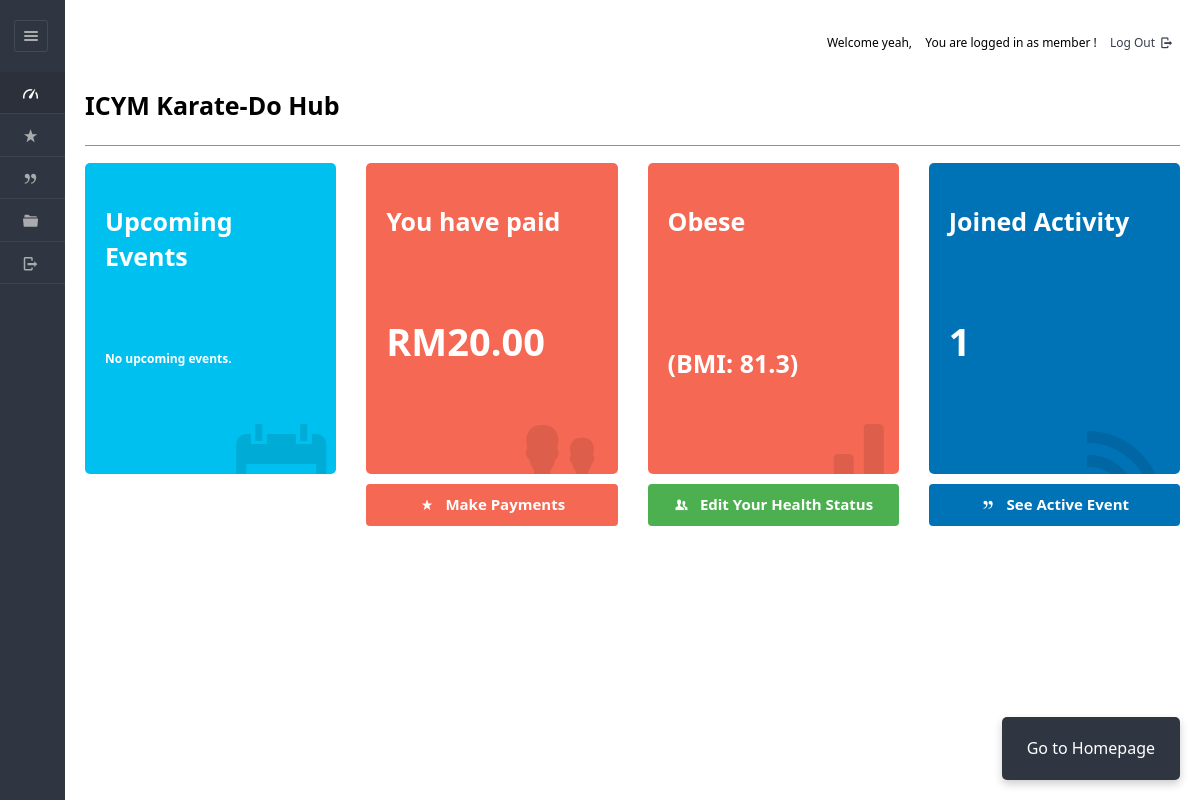
The page /dashboard/member/index.php (signed in) on the database as committed earlier.
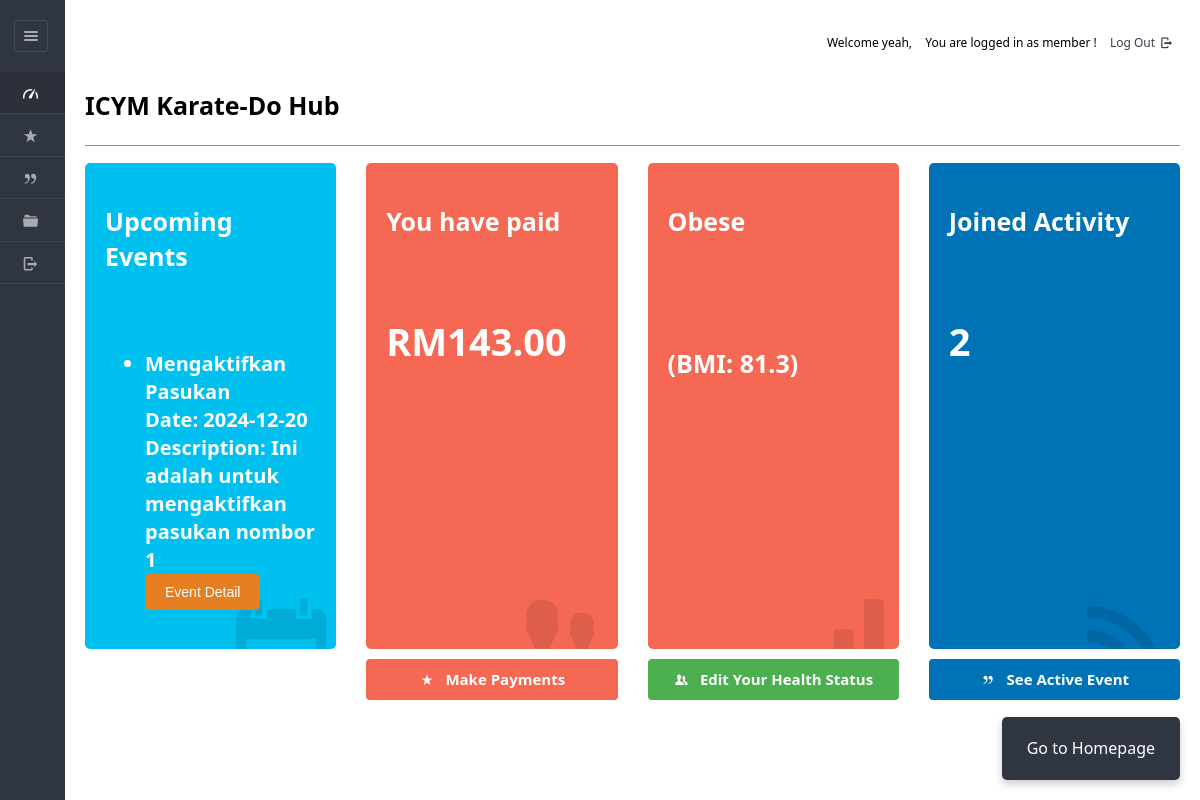
The same page on the database as committed later.
### tables this page shows
CREATE TABLE IF NOT EXISTS `plan` (
  `planid` varchar(8) NOT NULL,
  `tid` varchar(45) DEFAULT NULL,
  `planName` varchar(20) NOT NULL,
  `description` varchar(200) NOT NULL,
  `planType` varchar(50) NOT NULL,
  `startDate` varchar(50) NOT NULL,
  `endDate` varchar(50) NOT NULL,
  `duration` int NOT NULL,
  `validity` varchar(20) NOT NULL DEFAULT 'Lifetime',
  `amount` int DEFAULT '0',
  `active` varchar(255) NOT NULL,
  PRIMARY KEY (`planid`),
  KEY `idx_plan_name` (`planName`),
  KEY `idx_plan_type` (`planType`),
  KEY `idx_description` (`description`),
  KEY `idx_active` (`active`)
);

### dashboard/member/nav.php (called while the page is built, shortened)
<?php
require '../../include/db_conn.php';
$userId = $_SESSION['userid'];
$query = "SELECT hasApproved FROM users WHERE userid = '$userId'";
$result = mysqli_query($con, $query);
$row = mysqli_fetch_assoc($result);
$isApproved = $row['hasApproved'];
?>

### dashboard/member/index.php (the view, shortened to what the changed rows need)
<?php
require '../../include/db_conn.php';
$user_id = $_SESSION['userid'];
$sql = "SELECT * FROM users WHERE userid = $user_id";
$result = $con->query($sql);
if ($result->num_rows > 0) {
    $userProfile = $result->fetch_assoc();
    $isProfileComplete = true;
    foreach ($userProfile as $key => $value) {
        if ($value === null) {
            $isProfileComplete = false;
            break;
        }
    }
} else {
    $isProfileComplete = false;
}
?>
<!DOCTYPE html>
<html lang="en">
<head>
    <link rel="stylesheet" href="../../css/style.css"  id="style-resource-5">
    <link rel="stylesheet" href="../../css/dashMain.css">
    <link rel="stylesheet" type="text/css" href="../../css/entypo.css">
    <link rel="stylesheet" href="../../css/insidedashboard.css">
    <link rel="stylesheet" href="../../css/dashboard/sidebar.css">
</head>
<body class="page-body page-fade" onload="collapseSidebar()">
    <div class="page-container sidebar-collapsed" id="navbarcollapse">
            <?php include('nav.php'); ?>
        <div class="main-content">
            <h2>ICYM Karate-Do Hub</h2>
            <?php if ($isApproved == 'No'): ?>
                <div class="approval-message">You have not been approved yet.</div>
<div class="approval-message complete-profile">Please do complete your profile.</div><br>
<div class="approval-message wait-approval" style="display: none;">You have completed your profile. <br>Please wait for approval by the Club Manager <br> which might take up to 3 days.</div>
<button class="profile-button" style="display: none;" onclick="window.location.href='more-userprofile.php'">Complete Your Profile</button>
<script>
  // Custom function to display appropriate message or button based on profile completion
  function showProfileStatus() {
    <?php if ($isProfileComplete): ?>
      document.querySelector('.complete-profile').style.display = 'none';
      document.querySelector('.wait-approval').style.display = 'block';
    <?php else: ?>
      document.querySelector('.complete-profile').style.display = 'block';
      document.querySelector('.profile-button').style.display = 'block';
    <?php endif; ?>
  }
  // Call the custom function on window load
  window.addEventListener('load', showProfileStatus);
</script>
            <?php else: ?>
                <div class="row">
<div class="col-sm-3">
        <div class="tile-stats tile-aqua">
            <div class="num">
                <h2>Upcoming Events</h2><br>
                <?php
                $currentDate = date('Y-m-d');
                $query = "
                    SELECT planName, startDate, description, planid, tid
                    FROM plan
                    WHERE startDate > '$currentDate'
                    ORDER BY startDate ASC
                    LIMIT 5";
                $result = mysqli_query($con, $query);
                if (mysqli_affected_rows($con) > 0) {
                    echo '<ul>';
                    while ($row = mysqli_fetch_assoc($result)) {
                        $description = htmlspecialchars($row['description']);
                        echo '<li style="font-size: 20px; line-height: 1.4;">';
                        echo '<strong>' . htmlspecialchars($row['planName']) . '</strong><br>';
                        echo 'Date: ' . htmlspecialchars($row['startDate']) . '<br>';
                        echo 'Description: ' . $description . '<br>';
                        echo '<a href="../../dashboard/admin/timetable_detail.php?planid=' . htmlspecialchars($row['planid']) . '&id=' . htmlspecialchars($row['tid']) . '">';
                        echo '<button style="font-size: 14px; padding: 10px 20px; background-color: #e67e22; color: #fff; border: none; border-radius: 5px; cursor: pointer;">Event Detail</button>';
                        echo '</a></li>';
                    }
                    echo '</ul>';
                } else {
                    echo '<p style="font-size: 12px;">No upcoming events.</p>';
                }
                ?>
            </div>
        </div>
</div>
<div class="col-sm-3"><a href="payments.php">
<div class="tile-stats tile-red">
    <div class="icon"><i class="entypo-users"></i></div>
    <div class="num" data-postfix="" data-duration="1500" data-delay="0">
        <h2>You have paid</h2><br>
        <?php
            $date = date('Y-m');
            $userId = $_SESSION['userid'];
            $query = "SELECT planid FROM enrolls_to
                     WHERE userid = '$userId'
                     AND paid_date LIKE '$date%'
                     AND hasPaid = 'yes'
                     AND hasApproved = 'yes'";
            $result = mysqli_query($con, $query);
            $revenue = 0;
            if (mysqli_num_rows($result) > 0) {
                while ($row = mysqli_fetch_array($result, MYSQLI_ASSOC)) {
                    $query1 = "SELECT amount FROM plan WHERE planid='" . $row['planid'] . "'";
                    $result1 = mysqli_query($con, $query1);
                    if ($result1) {
                        $value = mysqli_fetch_assoc($result1);
                        if (isset($value['amount'])) {
                            $revenue += floatval($value['amount']);
                        }
                    }
                }
            }
            if ($revenue > 0) {
                echo "RM" . number_format($revenue, 2);
            } else {
                echo "No payments made this month.";
            }
        ?>
    </div>
</div>
</a>
    </div>
<?php
$bmiMessage = "No Health Data Available - Please update your height and weight.";
if (isset($_SESSION['userid']) && !empty($_SESSION['userid'])) {
    $userid = intval($_SESSION['userid']);
    $query = "SELECT height, weight FROM health_status WHERE userid = ?";
    if ($stmt = mysqli_prepare($con, $query)) {
        mysqli_stmt_bind_param($stmt, "i", $userid);
        mysqli_stmt_execute($stmt);
        $result = mysqli_stmt_get_result($stmt);
        if ($result && mysqli_num_rows($result) > 0) {
            $row = mysqli_fetch_assoc($result);
            $height = floatval($row['height']);
            $weight = floatval($row['weight']);
            if (empty($height) || empty($weight)) {
                $bmiMessage = "Incomplete Health Data - Please update your height and weight.";
            } elseif ($height > 0 && $weight > 0) {
                if ($height > 3) {
                    $height = $height / 100;
                }
                $bmi = $weight / ($height * $height);
                $bmi = round($bmi, 2);
                if ($bmi < 18.5) {
                    $bmiMessage = htmlspecialchars("Underweight") . "<br><br><br><br>" . htmlspecialchars("(BMI: $bmi)");
                    $tileClass = "tile-red";
                } elseif ($bmi >= 18.5 && $bmi <= 24.9) {
                    $bmiMessage = htmlspecialchars("Healthy") . "<br><br><br><br>" . htmlspecialchars("(BMI: $bmi)");
                    $tileClass = "tile-green";
                } elseif ($bmi >= 25 && $bmi <= 29.9) {
                    $bmiMessage = htmlspecialchars("Overweight") . "<br><br><br><br>" . htmlspecialchars("(BMI: $bmi)");
                    $tileClass = "tile-orange";
                } else {
                    $bmiMessage = htmlspecialchars("Obese") . "<br><br><br><br>" . htmlspecialchars("(BMI: $bmi)");
                    $tileClass = "tile-red";
                }
            } else {
                $bmiMessage = htmlspecialchars("Invalid Health Data") . "<br>" . htmlspecialchars("Please update your height and weight.");
            }
        }
    } else {
        $bmiMessage = "System Error - Please try again later.";
        error_log("Failed to prepare BMI calculation query: " . mysqli_error($con));
    }
} else {
    $bmiMessage = "Please log in to view your health status.";
}
?>
<div class="col-sm-3">
    <a href="more-userprofile.php">
        <div class="tile-stats <?php echo htmlspecialchars($tileClass); ?>">
            <div class="num" data-postfix="" data-duration="1500" data-delay="0">
                <h2><?php echo $bmiMessage; ?></h2>
            </div>
        </div>
    </a>
</div>
<div class="col-sm-3">
    <a href="view_plan.php">
        <div class="tile-stats tile-blue">
            <div class="icon"><i class="entypo-rss"></i></div>
            <div class="num" data-postfix="" data-duration="1500" data-delay="0">
                <h2>Joined Activity</h2><br>
                <?php
                if (!isset($_SESSION['userid'])) {
                    echo "0";
                } else {
                    $userid = mysqli_real_escape_string($con, $_SESSION['userid']);
                    $query = "SELECT COUNT(*) as plan_count
                             FROM enrolls_to e
                             INNER JOIN plan p ON e.planid = p.planid
                             WHERE e.userid = '$userid'
                             AND p.active = 'yes'
                             AND e.hasApproved = 'yes'";
                    $result = mysqli_query($con, $query);
                    if ($result && mysqli_affected_rows($con) != 0) {
                        $row = mysqli_fetch_array($result, MYSQLI_ASSOC);
                        echo htmlspecialchars($row['plan_count']);
                    } else {
                        echo "0";
                    }
                }
                ?>
            </div>
        </div>
    </a>
</div>
                </div>
            <?php endif; ?>
        </div>
    </div>
</body>
</html>

Rows that differ between the two databases and show on the page:
added plan: planName "Mengaktifkan Pasukan", startDate "2024-12-20", description "Ini adalah untuk mengaktifkan pasukan nombor 1"
Other text that changed with them:
$revenue: "20.00" → "143.00"
$row['plan_count']: "1" → "2"
text no longer shown: "No upcoming events."
